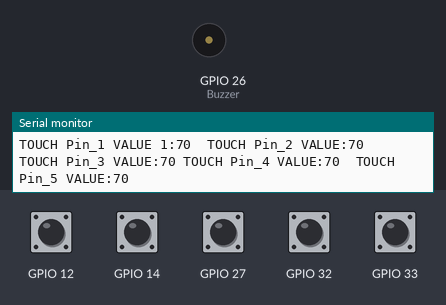
Simulated run of this sketch. Board: ESP32. Shown: buzzer (waves = sounding, pin HIGH), the last lines printed to the serial monitor. The inputs (shaded band) are chosen by the test bench; at power-on: GPIO 12, GPIO 14, GPIO 27, GPIO 32, GPIO 33 HIGH.

Above: at 3.2 s.
3.3 s: GPIO 14 pulled LOW for 0.6 s
At 4.09 s:
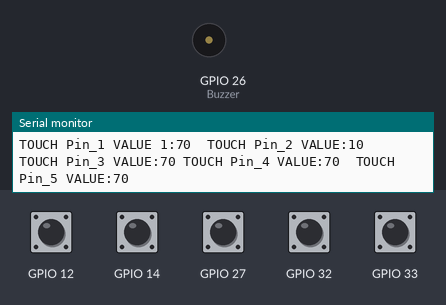
5.9 s: GPIO 33 pulled LOW for 1 s
At 8.5 s:
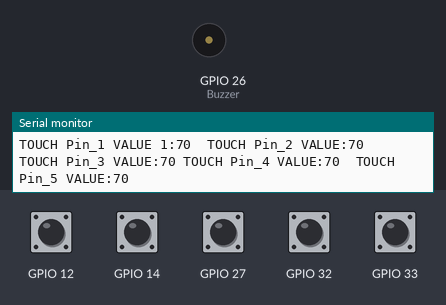
9.2 s: GPIO 12 pulled LOW for 1 s
At 9.92 s:
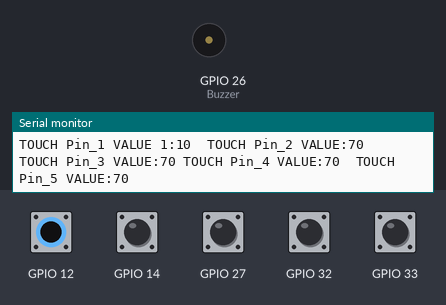
Timing chart, 0 to 12.5 s (numbered marks = the images above; inputs shaded):
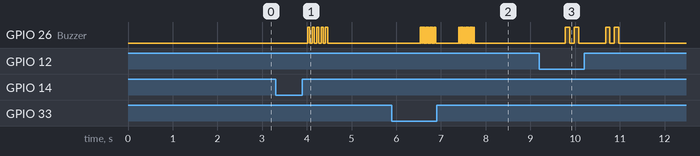

Measured:
- after the input at 3.3 s, GPIO 26 (Buzzer): alternates HIGH for 0.05 s and LOW for 0.05 s, 10 changes in all, then stays LOW, starting after 0.72 s
- after the input at 5.9 s, GPIO 26 (Buzzer): goes 11 × (HIGH 0.02 s, LOW 0.02 s), HIGH 0.02 s, LOW 0.52 s, 11 × (HIGH 0.02 s, LOW 0.02 s), HIGH 0.02 s, then LOW, starting after 0.63 s
- after the input at 9.2 s, GPIO 26 (Buzzer): LOW → HIGH after 0.58 s, → LOW 0.10 s later, → HIGH 0.10 s later, → LOW 0.10 s later, … (8 changes in this stretch)

The sketch:

244_project.ino
```cpp
#define Buzzer 26

const int VALUE_THRESHOLD = 30;

int TOUCH_Pin_1_VALUE;
int TOUCH_Pin_2_VALUE;
int TOUCH_Pin_3_VALUE;
int TOUCH_Pin_4_VALUE;
int TOUCH_Pin_5_VALUE;

void setup(){

  pinMode(Buzzer, OUTPUT);
  Serial.begin(115200);
  delay(2000);

  digitalWrite(Buzzer, LOW);
}

void loop(){

  TOUCH_Pin_1_VALUE = touchRead(T5);
  TOUCH_Pin_2_VALUE = touchRead(T6);
  TOUCH_Pin_3_VALUE = touchRead(T7);
  TOUCH_Pin_4_VALUE = touchRead(T8);
  TOUCH_Pin_5_VALUE = touchRead(T9);

  Serial.print("TOUCH Pin_1 VALUE 1:");
  Serial.print(TOUCH_Pin_1_VALUE);
  Serial.print("  ");
  Serial.print("TOUCH Pin_2 VALUE:");
  Serial.print(TOUCH_Pin_2_VALUE);
  Serial.print("  ");
  Serial.print("TOUCH Pin_3 VALUE:");
  Serial.print(TOUCH_Pin_3_VALUE);
  Serial.print(" ");
  Serial.print("TOUCH Pin_4 VALUE:");
  Serial.print(TOUCH_Pin_4_VALUE);
  Serial.print("  ");
  Serial.print("TOUCH Pin_5 VALUE:");
  Serial.print(TOUCH_Pin_5_VALUE);
  Serial.println("  ");
  delay(500);

  if(TOUCH_Pin_1_VALUE < VALUE_THRESHOLD){
    for(int i=0; i<2; i++){
      digitalWrite(Buzzer, HIGH);
      delay(100);
      digitalWrite(Buzzer, LOW);
      delay(100);
    }
  }
  if(TOUCH_Pin_2_VALUE < VALUE_THRESHOLD){
     for(int i=0; i<5; i++){
      digitalWrite(Buzzer, HIGH);
      delay(50);
      digitalWrite(Buzzer, LOW);
      delay(50);
    }
  }
  if(TOUCH_Pin_3_VALUE < VALUE_THRESHOLD){
    for(int i=0; i<8; i++){
      digitalWrite(Buzzer, HIGH);
      delay(25);
      digitalWrite(Buzzer, LOW);
      delay(25);
    }
  }
  if(TOUCH_Pin_4_VALUE < VALUE_THRESHOLD){
    for(int i=0; i<12; i++){
      digitalWrite(Buzzer, HIGH);
      delay(15);
      digitalWrite(Buzzer, LOW);
      delay(15);
    }
  }
  if(TOUCH_Pin_5_VALUE < VALUE_THRESHOLD ){
    for(int i=0; i<15; i++){
      digitalWrite(Buzzer,HIGH);
      delay(15);
      digitalWrite(Buzzer, LOW);
      delay(10);
    }

  }

  else{
    digitalWrite(2, LOW);
  }

}
```
